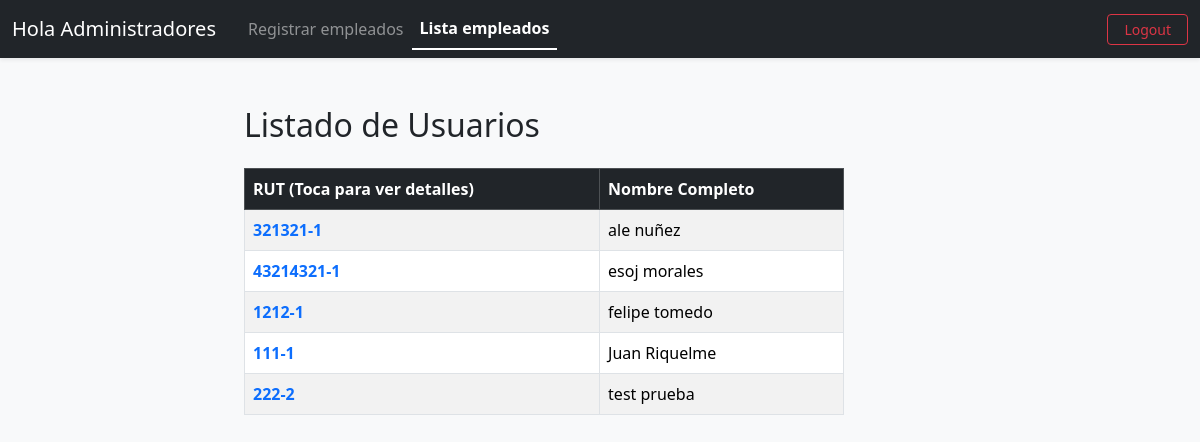
The app's page /lista_empleados/ (signed in), older data.
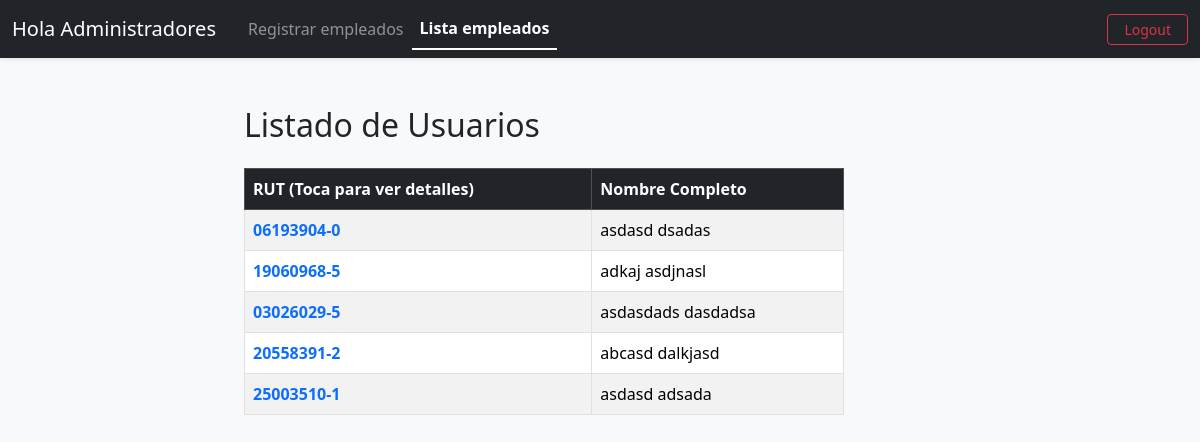
The same page, newer data.
### reciclaje/models.py (models this page shows, shortened)
class Usuario(models.Model):
    user = models.OneToOneField(User, on_delete=models.CASCADE)
    rut = models.CharField(max_length=12, unique=True)
    nombre = models.CharField(max_length=100)
    apellido = models.CharField(max_length=100)
    password = models.CharField(max_length=255)
    activo = models.BooleanField(default=True)
    id_rol = models.ForeignKey(
        Rol,
        on_delete=models.PROTECT,
        blank=True,
        null=True,
    )
    telefono = models.CharField(max_length=15, null=True, blank=True, verbose_name="Número Telefónico")
    correo = models.EmailField(max_length=254, null=True, blank=True, verbose_name="Correo Electrónico")
    fecha_creacion = models.DateTimeField(auto_now_add=True)
    def __init__(self, *args, **kwargs):
        super().__init__(*args, **kwargs)

### reciclaje/views.py (the view)
# urls.py: path('lista_empleados/', listar_empleados, name='vistaepds'),
@staff_member_required
def listar_empleados(request):
    usuarios = Usuario.objects.all()
    return render(request, 'reciclaje/admin/lista_empleados.html', {'listado': usuarios})

### reciclaje/templates/reciclaje/admin/lista_empleados.html
{% extends "reciclaje/vistadm.html" %}
{% block content %}
<div class="container mt-4">
    <h2 class="mb-4">Listado de Usuarios</h2>
    <div class="table-responsive" style="max-width: 600px;"> <table class="table table-striped table-hover table-bordered align-middle">
            <thead class="table-dark">
                <tr>
                    <th>RUT (Toca para ver detalles)</th>
                    <th>Nombre Completo</th>
                </tr>
            </thead>
            <tbody>
                {% for usuario in listado %}
                <tr>
                    <td>
                        <a href="{% url 'detalle_empleados' usuario.pk %}" class="text-decoration-none fw-bold text-primary">
                            {{ usuario.rut }}
                        </a>
                    </td>
                    <td>{{ usuario.nombre }} {{ usuario.apellido }}</td>
                </tr>
                {% empty %}
                <tr>
                    <td colspan="2" class="text-center text-muted">No hay usuarios registrados.</td>
                </tr>
                {% endfor %}
            </tbody>
        </table>
    </div>
</div>
{% endblock content %}

### reciclaje/templates/reciclaje/vistadm.html (shortened to what this page needs)
<!DOCTYPE html>
<html lang="es">
<head>
    <link href="https://cdn.jsdelivr.net/npm/bootstrap@5.3.3/dist/css/bootstrap.min.css" rel="stylesheet">
</head>
<body class="bg-light">
    <nav class="navbar navbar-expand-lg navbar-dark bg-dark shadow-sm mb-4">
        <div class="container-fluid">
            <a class="navbar-brand mb-0 h1 text-white me-4" href="{%url 'adm_home'%}">Hola Administradores</a>
            <div class="collapse navbar-collapse" id="navbarNav">
                <div class="navbar-nav me-auto align-items-center">
                    <a class="nav-link {% if request.resolver_match.url_name == 'create' %}text-white active{% else %}text-white-50{% endif %}"
                       href="{% url 'create' %}">
                       Registrar empleados
                    </a>
                    <a class="nav-link {% if request.resolver_match.url_name == 'vistaepds' or request.resolver_match.url_name == 'acualizar_empleado' %}text-white active{% else %}text-white-50{% endif %}"
                       href="{% url 'vistaepds' %}">
                       Lista empleados
                    </a>
                </div>
                <div class="navbar-nav ms-auto">
                    {% if request.user.is_authenticated %}
                        <a class="btn btn-outline-danger btn-sm px-3" href="{% url 'logout' %}">Logout</a>
                    {% else %}
                        <a class="btn btn-outline-primary btn-sm px-3" href="{% url 'login' %}">Login</a>
                    {% endif %}
                </div>
            </div>
        </div>
    </nav>
    <main class="container">
        <div class="row justify-content-center">
            <div class="col-md-8">
                {% block content %}
                {% endblock %}
            </div>
        </div>
    </main>
</body>
</html>

### reciclaje/templates/reciclaje/vistadm.html (style rules this page uses)
.navbar-dark .navbar-nav .nav-link.active { color: #fff !important; font-weight: bold; border-bottom: 2px solid #fff; }

Row changes from the older to the newer data that the page shows:
removed Usuario: rut "321321-1", nombre "ale", apellido "nuñez"
removed Usuario: rut "43214321-1", nombre "esoj", apellido "morales"
removed Usuario: rut "1212-1", nombre "felipe", apellido "tomedo"
removed Usuario: rut "111-1", nombre "Juan", apellido "Riquelme"
removed Usuario: rut "222-2", nombre "test", apellido "prueba"
added Usuario: rut "06193904-0", nombre "asdasd", apellido "dsadas"
added Usuario: rut "19060968-5", nombre "adkaj", apellido "asdjnasl"
added Usuario: rut "03026029-5", nombre "asdasdads", apellido "dasdadsa"
added Usuario: rut "20558391-2", nombre "abcasd", apellido "dalkjasd"
added Usuario: rut "25003510-1", nombre "asdasd", apellido "adsada"
